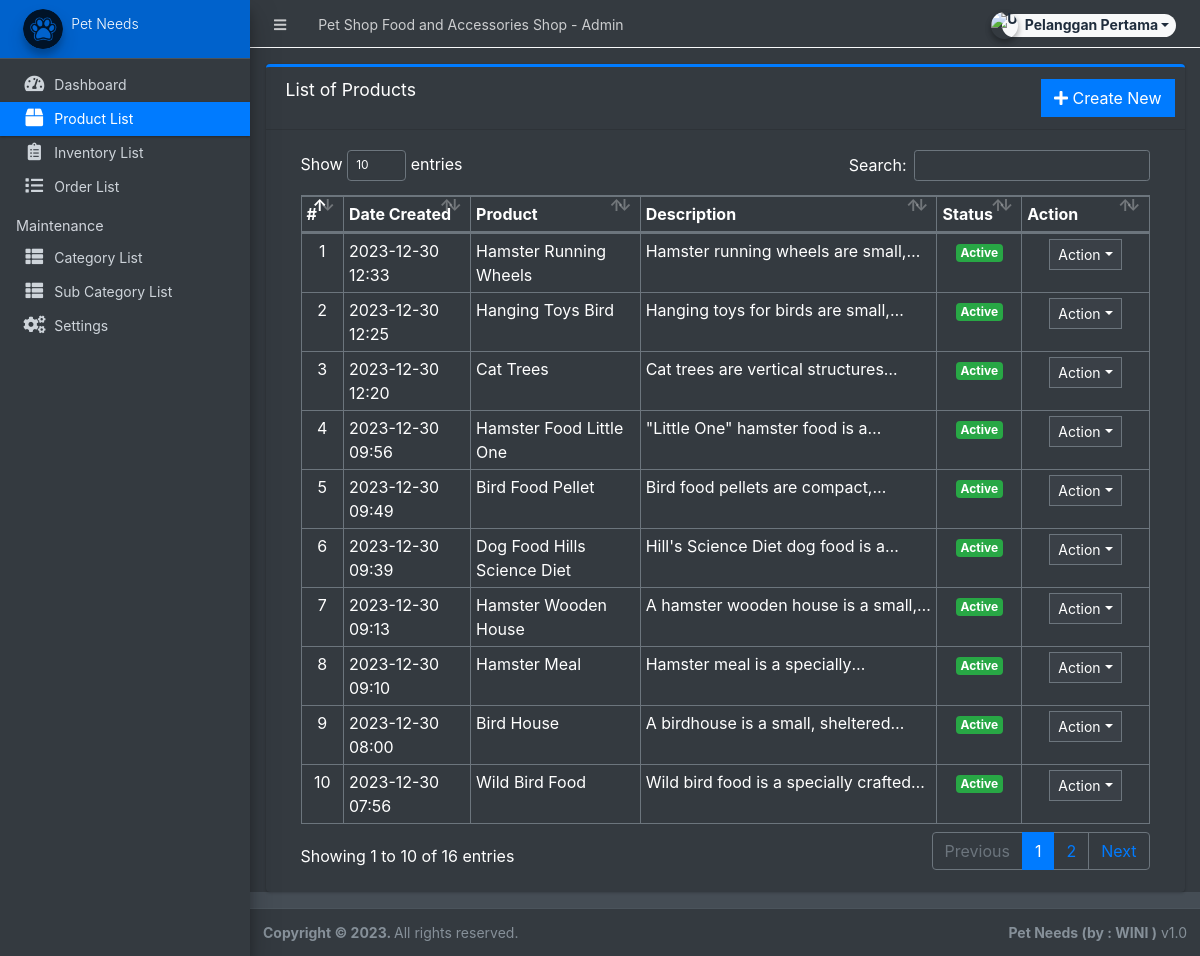
/admin/?page=product (signed in), run on the app's committed database.
### tables this page shows
CREATE TABLE `products` (
  `id` int(30) NOT NULL,
  `category_id` int(30) NOT NULL,
  `sub_category_id` int(30) NOT NULL,
  `product_name` varchar(250) NOT NULL,
  `description` text NOT NULL,
  `status` tinyint(1) NOT NULL DEFAULT 1,
  `date_created` datetime NOT NULL DEFAULT current_timestamp()
);

### admin/product/index.php (the view, shortened to what this page needs)
<div class="card card-outline card-primary">
	<div class="card-header">
		<h3 class="card-title">List of Products</h3>
		<div class="card-tools">
			<a href="?page=product/manage_product" class="btn btn-flat btn-primary"><span class="fas fa-plus"></span>  Create New</a>
		</div>
	</div>
	<div class="card-body">
		<div class="container-fluid">
        <div class="container-fluid">
			<table class="table table-bordered table-stripped">
				<colgroup>
					<col width="5%">
					<col width="15%">
					<col width="20%">
					<col width="35%">
					<col width="10%">
					<col width="15%">
				</colgroup>
				<thead>
					<tr>
						<th>#</th>
						<th>Date Created</th>
						<th>Product</th>
						<th>Description</th>
						<th>Status</th>
						<th>Action</th>
					</tr>
				</thead>
				<tbody>
					<?php
					$i = 1;
						$qry = $conn->query("SELECT * from `products` order by unix_timestamp(date_created) desc ");
						while($row = $qry->fetch_assoc()):
                            $row['description'] = strip_tags(stripslashes(html_entity_decode($row['description'])));
					?>
						<tr>
							<td class="text-center"><?php echo $i++; ?></td>
							<td><?php echo date("Y-m-d H:i",strtotime($row['date_created'])) ?></td>
							<td><?php echo $row['product_name'] ?></td>
							<td ><p class="truncate-1 m-0"><?php echo $row['description'] ?></p></td>
							<td class="text-center">
                                <?php if($row['status'] == 1): ?>
                                    <span class="badge badge-success">Active</span>
                                <?php else: ?>
                                    <span class="badge badge-danger">Inactive</span>
                                <?php endif; ?>
                            </td>
							<td align="center">
								 <button type="button" class="btn btn-flat btn-default btn-sm dropdown-toggle dropdown-icon" data-toggle="dropdown">
				                  		Action
				                  </button>
							</td>
						</tr>
					<?php endwhile; ?>
				</tbody>
			</table>
		</div>
		</div>
	</div>
</div>

### data on the page
products: date_created "2023-12-30 12:33", product_name "Hamster Running Wheels", description "Hamster running wheels are…", status "Active"
products: date_created "2023-12-30 12:25", product_name "Hanging Toys Bird", description "Hanging toys for birds are…", status "Active"
products: date_created "2023-12-30 12:20", product_name "Cat Trees", description "Cat trees are vertical…", status "Active"
products: date_created "2023-12-30 09:56", product_name "Hamster Food Little One", description "\"Little One\" hamster food is…", status "Active"
products: date_created "2023-12-30 09:49", product_name "Bird Food Pellet", description "Bird food pellets are…", status "Active"
products: date_created "2023-12-30 09:39", product_name "Dog Food Hills Science Diet", description "Hill's Science Diet dog food is…", status "Active"
products: date_created "2023-12-30 09:13", product_name "Hamster Wooden House", description "A hamster wooden house is a…", status "Active"
products: date_created "2023-12-30 09:10", product_name "Hamster Meal", description "Hamster meal is a…", status "Active"
products: date_created "2023-12-30 08:00", product_name "Bird House", description "A birdhouse is a small,…", status "Active"
products: date_created "2023-12-30 07:56", product_name "Wild Bird Food", description "Wild bird food is a specially…", status "Active"

### other printed values
$_settings->info('name') "Pet Shop Food and Accessories Shop"
$_settings->userdata('firstname').' '.$_settings->userdata('lastname') "Pelanggan Pertama"
$_settings->info('short_name') "Pet Needs"
